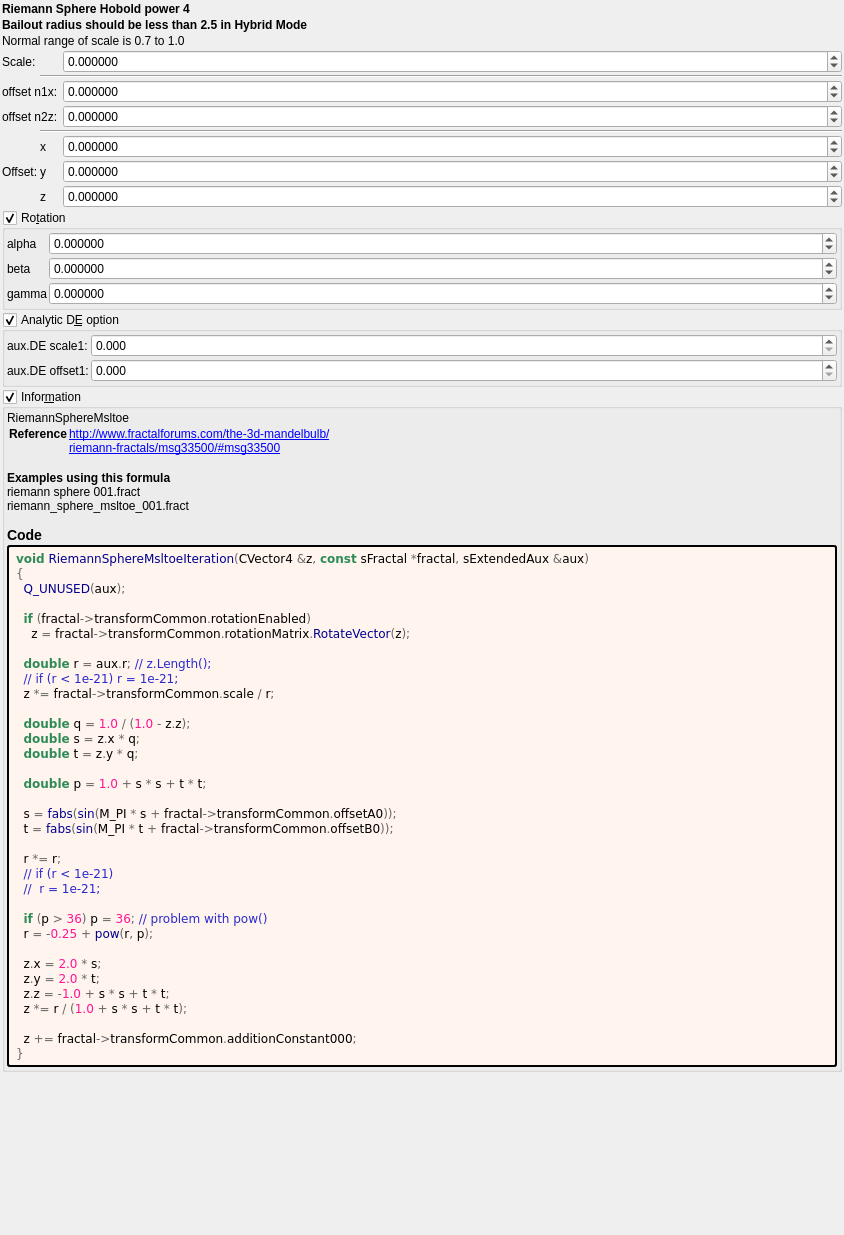
<?xml version="1.0" encoding="UTF-8"?>
<ui version="4.0">
 <class>Form</class>
 <widget class="QWidget" name="Form">
  <property name="geometry">
   <rect>
    <x>0</x>
    <y>0</y>
    <width>844</width>
    <height>1235</height>
   </rect>
  </property>
  <property name="windowTitle">
   <string notr="true">riemann_sphere_msltoe</string>
  </property>
  <layout class="QVBoxLayout" name="verticalLayout">
   <property name="spacing">
    <number>2</number>
   </property>
   <property name="leftMargin">
    <number>2</number>
   </property>
   <property name="topMargin">
    <number>2</number>
   </property>
   <property name="rightMargin">
    <number>2</number>
   </property>
   <property name="bottomMargin">
    <number>2</number>
   </property>
   <item>
    <widget class="QLabel" name="label_256">
     <property name="font">
      <font>
       <weight>75</weight>
       <bold>true</bold>
      </font>
     </property>
     <property name="text">
      <string>Riemann Sphere Hobold power 4</string>
     </property>
    </widget>
   </item>
   <item>
    <widget class="QLabel" name="label_252">
     <property name="font">
      <font>
       <weight>75</weight>
       <bold>true</bold>
      </font>
     </property>
     <property name="text">
      <string>Bailout radius should be less than 2.5 in Hybrid Mode</string>
     </property>
    </widget>
   </item>
   <item>
    <widget class="QLabel" name="label_257">
     <property name="text">
      <string>Normal range of scale is 0.7 to 1.0</string>
     </property>
    </widget>
   </item>
   <item>
    <layout class="QGridLayout" name="gridLayout_63" columnstretch="0,0,0,1">
     <property name="spacing">
      <number>2</number>
     </property>
     <item row="6" column="2">
      <widget class="QLabel" name="label_112">
       <property name="text">
        <string notr="true">x</string>
       </property>
      </widget>
     </item>
     <item row="7" column="1">
      <widget class="QLabel" name="label_255">
       <property name="text">
        <string>Offset:</string>
       </property>
      </widget>
     </item>
     <item row="7" column="2">
      <widget class="QLabel" name="label_113">
       <property name="text">
        <string notr="true">y</string>
       </property>
      </widget>
     </item>
     <item row="7" column="3">
      <widget class="MyDoubleSpinBox" name="spinbox3_transf_addition_constant_y">
       <property name="sizePolicy">
        <sizepolicy hsizetype="Minimum" vsizetype="Maximum">
         <horstretch>0</horstretch>
         <verstretch>0</verstretch>
        </sizepolicy>
       </property>
       <property name="prefix">
        <string/>
       </property>
       <property name="suffix">
        <string/>
       </property>
       <property name="decimals">
        <number>6</number>
       </property>
       <property name="minimum">
        <double>-99.989999999999995</double>
       </property>
       <property name="maximum">
        <double>99.989999999999995</double>
       </property>
       <property name="singleStep">
        <double>0.100000000000000</double>
       </property>
      </widget>
     </item>
     <item row="8" column="3">
      <widget class="MyDoubleSpinBox" name="spinbox3_transf_addition_constant_z">
       <property name="sizePolicy">
        <sizepolicy hsizetype="Minimum" vsizetype="Maximum">
         <horstretch>0</horstretch>
         <verstretch>0</verstretch>
        </sizepolicy>
       </property>
       <property name="prefix">
        <string/>
       </property>
       <property name="suffix">
        <string/>
       </property>
       <property name="decimals">
        <number>6</number>
       </property>
       <property name="minimum">
        <double>-99.989999999999995</double>
       </property>
       <property name="maximum">
        <double>99.989999999999995</double>
       </property>
       <property name="singleStep">
        <double>0.100000000000000</double>
       </property>
      </widget>
     </item>
     <item row="6" column="3">
      <widget class="MyDoubleSpinBox" name="spinbox3_transf_addition_constant_x">
       <property name="sizePolicy">
        <sizepolicy hsizetype="Minimum" vsizetype="Maximum">
         <horstretch>0</horstretch>
         <verstretch>0</verstretch>
        </sizepolicy>
       </property>
       <property name="prefix">
        <string/>
       </property>
       <property name="suffix">
        <string/>
       </property>
       <property name="decimals">
        <number>6</number>
       </property>
       <property name="minimum">
        <double>-99.989999999999995</double>
       </property>
       <property name="maximum">
        <double>99.989999999999995</double>
       </property>
       <property name="singleStep">
        <double>0.100000000000000</double>
       </property>
      </widget>
     </item>
     <item row="8" column="2">
      <widget class="QLabel" name="label_114">
       <property name="text">
        <string notr="true">z</string>
       </property>
      </widget>
     </item>
     <item row="1" column="3">
      <widget class="MyDoubleSpinBox" name="spinbox_transf_scale_08">
       <property name="sizePolicy">
        <sizepolicy hsizetype="Minimum" vsizetype="Maximum">
         <horstretch>0</horstretch>
         <verstretch>0</verstretch>
        </sizepolicy>
       </property>
       <property name="prefix">
        <string/>
       </property>
       <property name="suffix">
        <string/>
       </property>
       <property name="decimals">
        <number>6</number>
       </property>
       <property name="minimum">
        <double>-99.989999999999995</double>
       </property>
       <property name="maximum">
        <double>99.989999999999995</double>
       </property>
       <property name="singleStep">
        <double>0.100000000000000</double>
       </property>
      </widget>
     </item>
     <item row="5" column="2" colspan="2">
      <widget class="Line" name="line_56">
       <property name="orientation">
        <enum>Qt::Horizontal</enum>
       </property>
      </widget>
     </item>
     <item row="2" column="2" colspan="2">
      <widget class="Line" name="line_55">
       <property name="orientation">
        <enum>Qt::Horizontal</enum>
       </property>
      </widget>
     </item>
     <item row="4" column="3">
      <widget class="MyDoubleSpinBox" name="spinbox_transf_offsetB_0">
       <property name="sizePolicy">
        <sizepolicy hsizetype="Minimum" vsizetype="Maximum">
         <horstretch>0</horstretch>
         <verstretch>0</verstretch>
        </sizepolicy>
       </property>
       <property name="prefix">
        <string/>
       </property>
       <property name="suffix">
        <string/>
       </property>
       <property name="decimals">
        <number>6</number>
       </property>
       <property name="minimum">
        <double>-100000.000000000000000</double>
       </property>
       <property name="maximum">
        <double>100000.000000000000000</double>
       </property>
       <property name="singleStep">
        <double>0.100000000000000</double>
       </property>
      </widget>
     </item>
     <item row="3" column="3">
      <widget class="MyDoubleSpinBox" name="spinbox_transf_offsetA_0">
       <property name="sizePolicy">
        <sizepolicy hsizetype="Minimum" vsizetype="Maximum">
         <horstretch>0</horstretch>
         <verstretch>0</verstretch>
        </sizepolicy>
       </property>
       <property name="prefix">
        <string/>
       </property>
       <property name="suffix">
        <string/>
       </property>
       <property name="decimals">
        <number>6</number>
       </property>
       <property name="minimum">
        <double>-100000.000000000000000</double>
       </property>
       <property name="maximum">
        <double>100000.000000000000000</double>
       </property>
       <property name="singleStep">
        <double>0.100000000000000</double>
       </property>
      </widget>
     </item>
     <item row="3" column="1" colspan="2">
      <widget class="QLabel" name="label_140">
       <property name="text">
        <string>offset n1x: </string>
       </property>
      </widget>
     </item>
     <item row="4" column="1" colspan="2">
      <widget class="QLabel" name="label_142">
       <property name="text">
        <string>offset n2z:</string>
       </property>
      </widget>
     </item>
     <item row="1" column="1" colspan="2">
      <widget class="QLabel" name="label_251">
       <property name="text">
        <string>Scale:</string>
       </property>
      </widget>
     </item>
    </layout>
   </item>
   <item>
    <widget class="MyGroupBox" name="groupCheck_transf_rotation_enabled">
     <property name="title">
      <string>Ro&amp;tation</string>
     </property>
     <property name="checkable">
      <bool>true</bool>
     </property>
     <layout class="QVBoxLayout" name="verticalLayout_8" stretch="0">
      <property name="spacing">
       <number>2</number>
      </property>
      <property name="leftMargin">
       <number>2</number>
      </property>
      <property name="topMargin">
       <number>2</number>
      </property>
      <property name="rightMargin">
       <number>2</number>
      </property>
      <property name="bottomMargin">
       <number>2</number>
      </property>
      <item>
       <layout class="QGridLayout" name="gridLayout_10" columnstretch="0,1">
        <property name="spacing">
         <number>2</number>
        </property>
        <item row="3" column="1">
         <widget class="MyDoubleSpinBox" name="spinboxd3_transf_rotation_z">
          <property name="sizePolicy">
           <sizepolicy hsizetype="Minimum" vsizetype="Maximum">
            <horstretch>0</horstretch>
            <verstretch>0</verstretch>
           </sizepolicy>
          </property>
          <property name="prefix">
           <string/>
          </property>
          <property name="suffix">
           <string/>
          </property>
          <property name="decimals">
           <number>6</number>
          </property>
          <property name="minimum">
           <double>-180.000000000000000</double>
          </property>
          <property name="maximum">
           <double>180.000000000000000</double>
          </property>
          <property name="singleStep">
           <double>1.000000000000000</double>
          </property>
         </widget>
        </item>
        <item row="3" column="0">
         <widget class="QLabel" name="label_36">
          <property name="text">
           <string notr="true">gamma</string>
          </property>
         </widget>
        </item>
        <item row="1" column="0">
         <widget class="QLabel" name="label_35">
          <property name="text">
           <string notr="true">alpha</string>
          </property>
         </widget>
        </item>
        <item row="2" column="0">
         <widget class="QLabel" name="label_34">
          <property name="text">
           <string notr="true">beta</string>
          </property>
         </widget>
        </item>
        <item row="1" column="1">
         <widget class="MyDoubleSpinBox" name="spinboxd3_transf_rotation_x">
          <property name="sizePolicy">
           <sizepolicy hsizetype="Minimum" vsizetype="Maximum">
            <horstretch>0</horstretch>
            <verstretch>0</verstretch>
           </sizepolicy>
          </property>
          <property name="prefix">
           <string/>
          </property>
          <property name="suffix">
           <string/>
          </property>
          <property name="decimals">
           <number>6</number>
          </property>
          <property name="minimum">
           <double>-180.000000000000000</double>
          </property>
          <property name="maximum">
           <double>180.000000000000000</double>
          </property>
          <property name="singleStep">
           <double>1.000000000000000</double>
          </property>
         </widget>
        </item>
        <item row="2" column="1">
         <widget class="MyDoubleSpinBox" name="spinboxd3_transf_rotation_y">
          <property name="sizePolicy">
           <sizepolicy hsizetype="Minimum" vsizetype="Maximum">
            <horstretch>0</horstretch>
            <verstretch>0</verstretch>
           </sizepolicy>
          </property>
          <property name="prefix">
           <string/>
          </property>
          <property name="suffix">
           <string/>
          </property>
          <property name="decimals">
           <number>6</number>
          </property>
          <property name="minimum">
           <double>-180.000000000000000</double>
          </property>
          <property name="maximum">
           <double>180.000000000000000</double>
          </property>
          <property name="singleStep">
           <double>1.000000000000000</double>
          </property>
         </widget>
        </item>
       </layout>
      </item>
     </layout>
    </widget>
   </item>
   <item>
    <widget class="MyGroupBox" name="groupCheck_analyticDE_enabled">
     <property name="toolTip">
      <string>Occasionally disable in Hybrid Mode. A few hybrid settings may work best with the analytic DE code disabled in this formula.</string>
     </property>
     <property name="title">
      <string>Analytic D&amp;E option</string>
     </property>
     <property name="checkable">
      <bool>true</bool>
     </property>
     <layout class="QVBoxLayout" name="verticalLayout_52">
      <property name="spacing">
       <number>2</number>
      </property>
      <property name="leftMargin">
       <number>2</number>
      </property>
      <property name="topMargin">
       <number>2</number>
      </property>
      <property name="rightMargin">
       <number>2</number>
      </property>
      <property name="bottomMargin">
       <number>2</number>
      </property>
      <item>
       <layout class="QGridLayout" name="gridLayout_27" columnstretch="0,0,1">
        <property name="spacing">
         <number>2</number>
        </property>
        <item row="2" column="1">
         <widget class="QLabel" name="label_177">
          <property name="text">
           <string>aux.DE offset1:</string>
          </property>
         </widget>
        </item>
        <item row="1" column="1">
         <widget class="QLabel" name="label_176">
          <property name="text">
           <string>aux.DE scale1:</string>
          </property>
         </widget>
        </item>
        <item row="2" column="2">
         <widget class="MyDoubleSpinBox" name="spinbox_analyticDE_offset_1">
          <property name="sizePolicy">
           <sizepolicy hsizetype="Minimum" vsizetype="Maximum">
            <horstretch>0</horstretch>
            <verstretch>0</verstretch>
           </sizepolicy>
          </property>
          <property name="prefix">
           <string/>
          </property>
          <property name="suffix">
           <string/>
          </property>
          <property name="decimals">
           <number>3</number>
          </property>
          <property name="minimum">
           <double>0.000000000000000</double>
          </property>
          <property name="maximum">
           <double>99.000000000000000</double>
          </property>
          <property name="singleStep">
           <double>0.100000000000000</double>
          </property>
         </widget>
        </item>
        <item row="1" column="2">
         <widget class="MyDoubleSpinBox" name="spinbox_analyticDE_scale_1">
          <property name="sizePolicy">
           <sizepolicy hsizetype="Minimum" vsizetype="Maximum">
            <horstretch>0</horstretch>
            <verstretch>0</verstretch>
           </sizepolicy>
          </property>
          <property name="prefix">
           <string/>
          </property>
          <property name="suffix">
           <string/>
          </property>
          <property name="decimals">
           <number>3</number>
          </property>
          <property name="minimum">
           <double>0.000000000000000</double>
          </property>
          <property name="maximum">
           <double>99.000000000000000</double>
          </property>
          <property name="singleStep">
           <double>0.100000000000000</double>
          </property>
         </widget>
        </item>
       </layout>
      </item>
     </layout>
    </widget>
   </item>
   <item>
    <widget class="MyGroupBox" name="groupCheck_info">
     <property name="title">
      <string>Infor&amp;mation</string>
     </property>
     <property name="flat">
      <bool>false</bool>
     </property>
     <property name="checkable">
      <bool>true</bool>
     </property>
     <layout class="QVBoxLayout" name="verticalLayout_2">
      <property name="spacing">
       <number>2</number>
      </property>
      <property name="leftMargin">
       <number>2</number>
      </property>
      <property name="topMargin">
       <number>2</number>
      </property>
      <property name="rightMargin">
       <number>2</number>
      </property>
      <property name="bottomMargin">
       <number>2</number>
      </property>
      <item>
       <widget class="QLabel" name="label_information_general">
        <property name="text">
         <string notr="true">&lt;p&gt;RiemannSphereMsltoe&lt;/p&gt;&lt;table&gt;
&lt;tr&gt;&lt;th&gt;Reference&lt;/th&gt;&lt;td&gt;&lt;a href=&quot;http://www.fractalforums.com/the-3d-mandelbulb/&quot;&gt;http://www.fractalforums.com/the-3d-mandelbulb/&lt;br&gt;
&lt;a href=&quot;riemann-fractals/msg33500/#msg33500&quot;&gt;riemann-fractals/msg33500/#msg33500&lt;br&gt;
&lt;/td&gt;&lt;/tr&gt;
&lt;/table&gt;
&lt;br&gt;&lt;b&gt;Examples using this formula&lt;/b&gt;&lt;br&gt;riemann sphere 001.fract&lt;br&gt;riemann_sphere_msltoe_001.fract&lt;h3&gt;Code&lt;/h3&gt;</string>
        </property>
        <property name="wordWrap">
         <bool>true</bool>
        </property>
        <property name="openExternalLinks">
         <bool>true</bool>
        </property>
        <property name="textInteractionFlags">
         <set>Qt::LinksAccessibleByMouse|Qt::TextSelectableByMouse</set>
        </property>
       </widget>
      </item>
      <item>
       <widget class="QLabel" name="label_code_content">
        <property name="styleSheet">
         <string notr="true">border-style: outset; border-width: 2px; border-radius: 3px; border-color: black; background-color: #fff5ee; padding: 4px;</string>
        </property>
        <property name="text">
         <string notr="true">&lt;body style=&quot;background-color:#fff5ee&quot;&gt;
&lt;pre style=&quot;color:#000000; background-color:#fff5ee;  font-family:'Courier New',monospace;&quot;&gt;&lt;span style=&quot;color:#2e8b57; font-weight:bold&quot;&gt;void&lt;/span&gt; &lt;span style=&quot;color:#00008f&quot;&gt;RiemannSphereMsltoeIteration&lt;/span&gt;&lt;span style=&quot;color:#676767&quot;&gt;(&lt;/span&gt;CVector4 &lt;span style=&quot;color:#676767&quot;&gt;&amp;amp;&lt;/span&gt;z&lt;span style=&quot;color:#676767&quot;&gt;,&lt;/span&gt; &lt;span style=&quot;color:#2e8b57; font-weight:bold&quot;&gt;const&lt;/span&gt; sFractal &lt;span style=&quot;color:#676767&quot;&gt;*&lt;/span&gt;fractal&lt;span style=&quot;color:#676767&quot;&gt;,&lt;/span&gt; sExtendedAux &lt;span style=&quot;color:#676767&quot;&gt;&amp;amp;&lt;/span&gt;aux&lt;span style=&quot;color:#676767&quot;&gt;)&lt;/span&gt;
&lt;span style=&quot;color:#676767&quot;&gt;{&lt;/span&gt;
  &lt;span style=&quot;color:#00008f&quot;&gt;Q_UNUSED&lt;/span&gt;&lt;span style=&quot;color:#676767&quot;&gt;(&lt;/span&gt;aux&lt;span style=&quot;color:#676767&quot;&gt;);&lt;/span&gt;

  &lt;span style=&quot;color:#2e8b57; font-weight:bold&quot;&gt;if&lt;/span&gt; &lt;span style=&quot;color:#676767&quot;&gt;(&lt;/span&gt;fractal&lt;span style=&quot;color:#676767&quot;&gt;-&amp;gt;&lt;/span&gt;transformCommon&lt;span style=&quot;color:#676767&quot;&gt;.&lt;/span&gt;rotationEnabled&lt;span style=&quot;color:#676767&quot;&gt;)&lt;/span&gt;
    z &lt;span style=&quot;color:#676767&quot;&gt;=&lt;/span&gt; fractal&lt;span style=&quot;color:#676767&quot;&gt;-&amp;gt;&lt;/span&gt;transformCommon&lt;span style=&quot;color:#676767&quot;&gt;.&lt;/span&gt;rotationMatrix&lt;span style=&quot;color:#676767&quot;&gt;.&lt;/span&gt;&lt;span style=&quot;color:#00008f&quot;&gt;RotateVector&lt;/span&gt;&lt;span style=&quot;color:#676767&quot;&gt;(&lt;/span&gt;z&lt;span style=&quot;color:#676767&quot;&gt;);&lt;/span&gt;

  &lt;span style=&quot;color:#2e8b57; font-weight:bold&quot;&gt;double&lt;/span&gt; r &lt;span style=&quot;color:#676767&quot;&gt;=&lt;/span&gt; aux&lt;span style=&quot;color:#676767&quot;&gt;.&lt;/span&gt;r&lt;span style=&quot;color:#676767&quot;&gt;;&lt;/span&gt; &lt;span style=&quot;color:#2929cc&quot;&gt;// z.Length();&lt;/span&gt;
  &lt;span style=&quot;color:#2929cc&quot;&gt;// if (r &amp;lt; 1e-21) r = 1e-21;&lt;/span&gt;
  z &lt;span style=&quot;color:#676767&quot;&gt;*=&lt;/span&gt; fractal&lt;span style=&quot;color:#676767&quot;&gt;-&amp;gt;&lt;/span&gt;transformCommon&lt;span style=&quot;color:#676767&quot;&gt;.&lt;/span&gt;scale &lt;span style=&quot;color:#676767&quot;&gt;/&lt;/span&gt; r&lt;span style=&quot;color:#676767&quot;&gt;;&lt;/span&gt;

  &lt;span style=&quot;color:#2e8b57; font-weight:bold&quot;&gt;double&lt;/span&gt; q &lt;span style=&quot;color:#676767&quot;&gt;=&lt;/span&gt; &lt;span style=&quot;color:#ff1493&quot;&gt;1.0&lt;/span&gt; &lt;span style=&quot;color:#676767&quot;&gt;/ (&lt;/span&gt;&lt;span style=&quot;color:#ff1493&quot;&gt;1.0&lt;/span&gt; &lt;span style=&quot;color:#676767&quot;&gt;-&lt;/span&gt; z&lt;span style=&quot;color:#676767&quot;&gt;.&lt;/span&gt;z&lt;span style=&quot;color:#676767&quot;&gt;);&lt;/span&gt;
  &lt;span style=&quot;color:#2e8b57; font-weight:bold&quot;&gt;double&lt;/span&gt; s &lt;span style=&quot;color:#676767&quot;&gt;=&lt;/span&gt; z&lt;span style=&quot;color:#676767&quot;&gt;.&lt;/span&gt;x &lt;span style=&quot;color:#676767&quot;&gt;*&lt;/span&gt; q&lt;span style=&quot;color:#676767&quot;&gt;;&lt;/span&gt;
  &lt;span style=&quot;color:#2e8b57; font-weight:bold&quot;&gt;double&lt;/span&gt; t &lt;span style=&quot;color:#676767&quot;&gt;=&lt;/span&gt; z&lt;span style=&quot;color:#676767&quot;&gt;.&lt;/span&gt;y &lt;span style=&quot;color:#676767&quot;&gt;*&lt;/span&gt; q&lt;span style=&quot;color:#676767&quot;&gt;;&lt;/span&gt;

  &lt;span style=&quot;color:#2e8b57; font-weight:bold&quot;&gt;double&lt;/span&gt; p &lt;span style=&quot;color:#676767&quot;&gt;=&lt;/span&gt; &lt;span style=&quot;color:#ff1493&quot;&gt;1.0&lt;/span&gt; &lt;span style=&quot;color:#676767&quot;&gt;+&lt;/span&gt; s &lt;span style=&quot;color:#676767&quot;&gt;*&lt;/span&gt; s &lt;span style=&quot;color:#676767&quot;&gt;+&lt;/span&gt; t &lt;span style=&quot;color:#676767&quot;&gt;*&lt;/span&gt; t&lt;span style=&quot;color:#676767&quot;&gt;;&lt;/span&gt;

  s &lt;span style=&quot;color:#676767&quot;&gt;=&lt;/span&gt; &lt;span style=&quot;color:#00008f&quot;&gt;fabs&lt;/span&gt;&lt;span style=&quot;color:#676767&quot;&gt;(&lt;/span&gt;&lt;span style=&quot;color:#00008f&quot;&gt;sin&lt;/span&gt;&lt;span style=&quot;color:#676767&quot;&gt;(&lt;/span&gt;M_PI &lt;span style=&quot;color:#676767&quot;&gt;*&lt;/span&gt; s &lt;span style=&quot;color:#676767&quot;&gt;+&lt;/span&gt; fractal&lt;span style=&quot;color:#676767&quot;&gt;-&amp;gt;&lt;/span&gt;transformCommon&lt;span style=&quot;color:#676767&quot;&gt;.&lt;/span&gt;offsetA0&lt;span style=&quot;color:#676767&quot;&gt;));&lt;/span&gt;
  t &lt;span style=&quot;color:#676767&quot;&gt;=&lt;/span&gt; &lt;span style=&quot;color:#00008f&quot;&gt;fabs&lt;/span&gt;&lt;span style=&quot;color:#676767&quot;&gt;(&lt;/span&gt;&lt;span style=&quot;color:#00008f&quot;&gt;sin&lt;/span&gt;&lt;span style=&quot;color:#676767&quot;&gt;(&lt;/span&gt;M_PI &lt;span style=&quot;color:#676767&quot;&gt;*&lt;/span&gt; t &lt;span style=&quot;color:#676767&quot;&gt;+&lt;/span&gt; fractal&lt;span style=&quot;color:#676767&quot;&gt;-&amp;gt;&lt;/span&gt;transformCommon&lt;span style=&quot;color:#676767&quot;&gt;.&lt;/span&gt;offsetB0&lt;span style=&quot;color:#676767&quot;&gt;));&lt;/span&gt;

  r &lt;span style=&quot;color:#676767&quot;&gt;*=&lt;/span&gt; r&lt;span style=&quot;color:#676767&quot;&gt;;&lt;/span&gt;
  &lt;span style=&quot;color:#2929cc&quot;&gt;// if (r &amp;lt; 1e-21)&lt;/span&gt;
  &lt;span style=&quot;color:#2929cc&quot;&gt;//  r = 1e-21;&lt;/span&gt;

  &lt;span style=&quot;color:#2e8b57; font-weight:bold&quot;&gt;if&lt;/span&gt; &lt;span style=&quot;color:#676767&quot;&gt;(&lt;/span&gt;p &lt;span style=&quot;color:#676767&quot;&gt;&amp;gt;&lt;/span&gt; &lt;span style=&quot;color:#ff1493&quot;&gt;36&lt;/span&gt;&lt;span style=&quot;color:#676767&quot;&gt;)&lt;/span&gt; p &lt;span style=&quot;color:#676767&quot;&gt;=&lt;/span&gt; &lt;span style=&quot;color:#ff1493&quot;&gt;36&lt;/span&gt;&lt;span style=&quot;color:#676767&quot;&gt;;&lt;/span&gt; &lt;span style=&quot;color:#2929cc&quot;&gt;// problem with pow()&lt;/span&gt;
  r &lt;span style=&quot;color:#676767&quot;&gt;= -&lt;/span&gt;&lt;span style=&quot;color:#ff1493&quot;&gt;0.25&lt;/span&gt; &lt;span style=&quot;color:#676767&quot;&gt;+&lt;/span&gt; &lt;span style=&quot;color:#00008f&quot;&gt;pow&lt;/span&gt;&lt;span style=&quot;color:#676767&quot;&gt;(&lt;/span&gt;r&lt;span style=&quot;color:#676767&quot;&gt;,&lt;/span&gt; p&lt;span style=&quot;color:#676767&quot;&gt;);&lt;/span&gt;

  z&lt;span style=&quot;color:#676767&quot;&gt;.&lt;/span&gt;x &lt;span style=&quot;color:#676767&quot;&gt;=&lt;/span&gt; &lt;span style=&quot;color:#ff1493&quot;&gt;2.0&lt;/span&gt; &lt;span style=&quot;color:#676767&quot;&gt;*&lt;/span&gt; s&lt;span style=&quot;color:#676767&quot;&gt;;&lt;/span&gt;
  z&lt;span style=&quot;color:#676767&quot;&gt;.&lt;/span&gt;y &lt;span style=&quot;color:#676767&quot;&gt;=&lt;/span&gt; &lt;span style=&quot;color:#ff1493&quot;&gt;2.0&lt;/span&gt; &lt;span style=&quot;color:#676767&quot;&gt;*&lt;/span&gt; t&lt;span style=&quot;color:#676767&quot;&gt;;&lt;/span&gt;
  z&lt;span style=&quot;color:#676767&quot;&gt;.&lt;/span&gt;z &lt;span style=&quot;color:#676767&quot;&gt;= -&lt;/span&gt;&lt;span style=&quot;color:#ff1493&quot;&gt;1.0&lt;/span&gt; &lt;span style=&quot;color:#676767&quot;&gt;+&lt;/span&gt; s &lt;span style=&quot;color:#676767&quot;&gt;*&lt;/span&gt; s &lt;span style=&quot;color:#676767&quot;&gt;+&lt;/span&gt; t &lt;span style=&quot;color:#676767&quot;&gt;*&lt;/span&gt; t&lt;span style=&quot;color:#676767&quot;&gt;;&lt;/span&gt;
  z &lt;span style=&quot;color:#676767&quot;&gt;*=&lt;/span&gt; r &lt;span style=&quot;color:#676767&quot;&gt;/ (&lt;/span&gt;&lt;span style=&quot;color:#ff1493&quot;&gt;1.0&lt;/span&gt; &lt;span style=&quot;color:#676767&quot;&gt;+&lt;/span&gt; s &lt;span style=&quot;color:#676767&quot;&gt;*&lt;/span&gt; s &lt;span style=&quot;color:#676767&quot;&gt;+&lt;/span&gt; t &lt;span style=&quot;color:#676767&quot;&gt;*&lt;/span&gt; t&lt;span style=&quot;color:#676767&quot;&gt;);&lt;/span&gt;

  z &lt;span style=&quot;color:#676767&quot;&gt;+=&lt;/span&gt; fractal&lt;span style=&quot;color:#676767&quot;&gt;-&amp;gt;&lt;/span&gt;transformCommon&lt;span style=&quot;color:#676767&quot;&gt;.&lt;/span&gt;additionConstant000&lt;span style=&quot;color:#676767&quot;&gt;;&lt;/span&gt;
&lt;span style=&quot;color:#676767&quot;&gt;}&lt;/span&gt;
&lt;/pre&gt;
&lt;/body&gt;</string>
        </property>
        <property name="wordWrap">
         <bool>true</bool>
        </property>
        <property name="openExternalLinks">
         <bool>true</bool>
        </property>
        <property name="textInteractionFlags">
         <set>Qt::LinksAccessibleByMouse|Qt::TextSelectableByMouse</set>
        </property>
       </widget>
      </item>
     </layout>
    </widget>
   </item>
   <item>
    <spacer name="verticalSpacer">
     <property name="orientation">
      <enum>Qt::Vertical</enum>
     </property>
     <property name="sizeHint" stdset="0">
      <size>
       <width>20</width>
       <height>40</height>
      </size>
     </property>
    </spacer>
   </item>
  </layout>
 </widget>
 <customwidgets>
  <customwidget>
   <class>MyGroupBox</class>
   <extends>QGroupBox</extends>
   <header>my_group_box.h</header>
   <container>1</container>
  </customwidget>
  <customwidget>
   <class>MyDoubleSpinBox</class>
   <extends>QDoubleSpinBox</extends>
   <header>my_double_spin_box.h</header>
  </customwidget>
 </customwidgets>
 <tabstops>
  <tabstop>spinboxd3_transf_rotation_y</tabstop>
  <tabstop>spinbox_transf_scale_08</tabstop>
  <tabstop>spinbox3_transf_addition_constant_x</tabstop>
  <tabstop>spinbox3_transf_addition_constant_y</tabstop>
  <tabstop>spinbox3_transf_addition_constant_z</tabstop>
  <tabstop>groupCheck_info</tabstop>
 </tabstops>
 <resources/>
 <connections/>
</ui>
